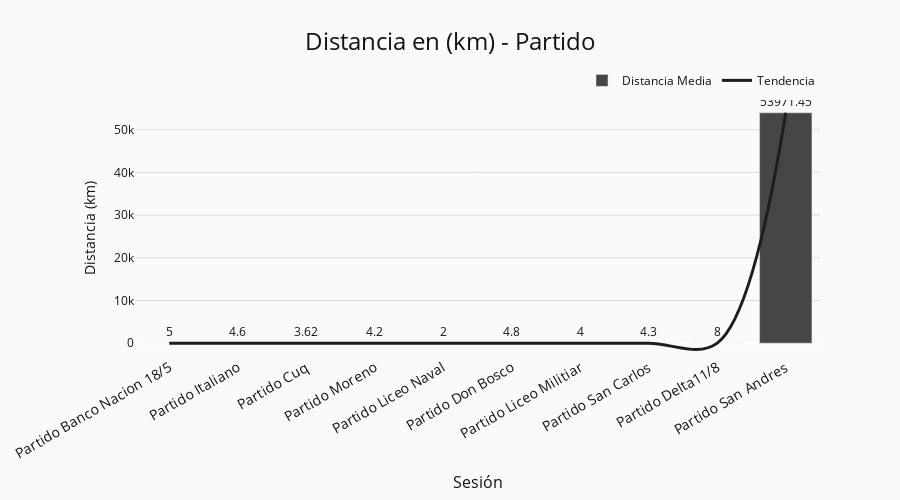
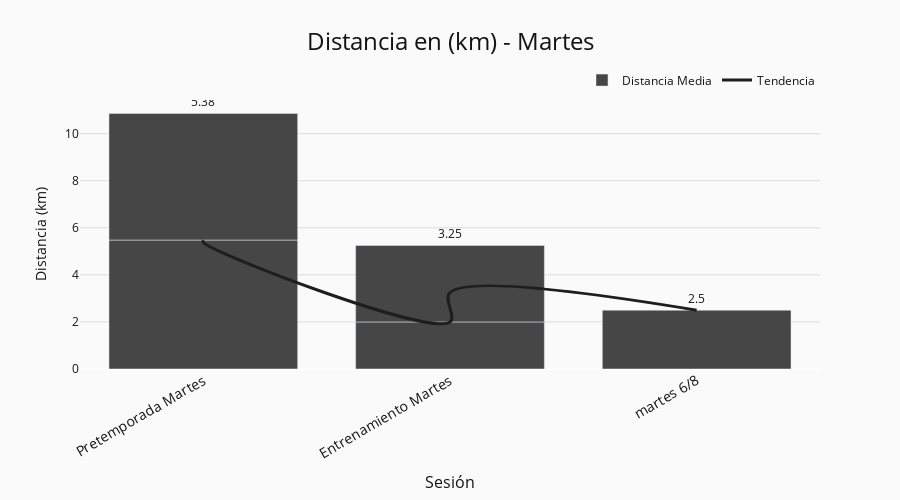
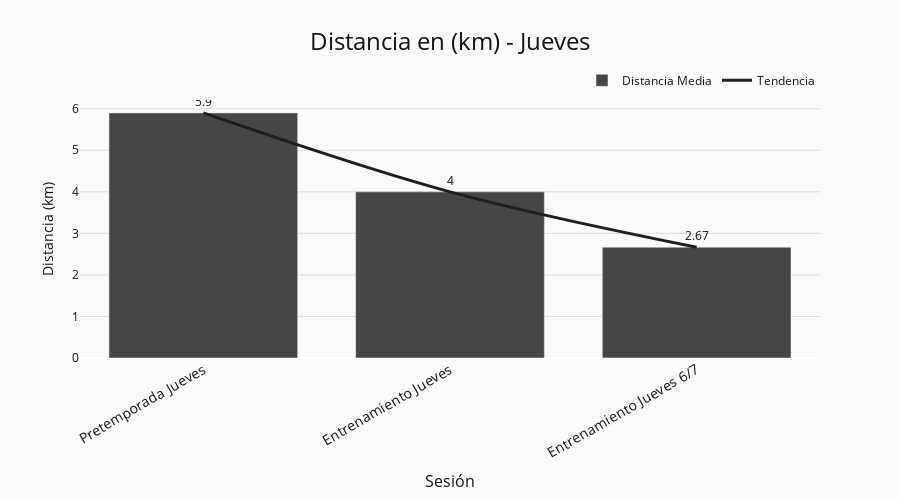

Notebook cell for these charts, in order:
### Code cell
# Definir los tipos de sesiones a analizar
tipos_sesion = ['Partido', 'Martes', 'Jueves']

# Procesar y mostrar datos para cada tipo de sesión
for tipo_sesion in tipos_sesion:
    print(f"\n=== Análisis de sesiones: {tipo_sesion} ===")
    
    # Procesar datos de la sesión
    resultados = procesar_sesiones(df, tipo_sesion=tipo_sesion, max_fechas=10)
    
    if resultados is not None:
        print(f"\nÚltimas 10 sesiones de {tipo_sesion}:")
        print("\nEstadísticas principales:")
        print(f"Total de sesiones encontradas: {len(resultados)}")
        print(f"Promedio de distancia por sesión: {resultados['Distancia Media (km)'].mean():.2f} km")
        print(f"Promedio de jugadores por sesión: {resultados['N° Jugadores'].mean():.1f}")
        
        # Mostrar tabla con los datos
        print("\nDetalle de las últimas sesiones:")
        display(resultados[['Fecha', 'Sesión', 'Distancia Media (km)', 'N° Jugadores', 'Distancia Total (km)']])
        
        # Crear y mostrar el gráfico
        fig = graficar_distancia_sesion(resultados, n_sesiones=10, tipo_sesion=tipo_sesion)
        fig.show()
    else:
        print(f"No se encontraron datos para sesiones de {tipo_sesion}")

### Figure 1 — Plotly figure (JSON) as saved in the notebook; plotly's stock layout.template omitted (floating-point values rounded to 4 significant figures)
{"data": [{"customdata": [[10.0, 50.0], [10.0, 46.0], [8.0, 29.0], [10.0, 42.0], [10.0, 20.0], [10.0, 48.0], [10.0, 40.0], [10.0, 43.0], [4.0, 32.0], [11.0, 593700.0]], "hovertemplate": "<b>%{x}</b><br>Distancia Media: %{y:.2f} km<br>N° Jugadores: %{customdata[0]}<br>Total: %{customdata[1]:.2f} km<extra></extra>", "marker": {"color": "rgb(70, 70, 70)"}, "name": "Distancia Media", "text": [5.0, 4.6, 3.62, 4.2, 2.0, 4.8, 4.0, 4.3, 8.0, 53970.0], "textposition": "outside", "type": "bar", "x": ["Partido Banco Nacion 18/5", "Partido Italiano", "Partido Cuq", "Partido Moreno", "Partido Liceo Naval", "Partido Don Bosco", "Partido Liceo Militiar", "Partido San Carlos", "Partido Delta11/8", "Partido San Andres"], "y": [5.0, 4.6, 3.625, 4.2, 2.0, 4.8, 4.0, 4.3, 8.0, 53970.0]}, {"hovertemplate": "<b>%{x}</b><br>Tendencia: %{y:.2f} km<extra></extra>", "line": {"color": "rgb(30, 30, 30)", "shape": "spline", "width": 3}, "mode": "lines", "name": "Tendencia", "type": "scatter", "x": ["Partido Banco Nacion 18/5", "Partido Italiano", "Partido Cuq", "Partido Moreno", "Partido Liceo Naval", "Partido Don Bosco", "Partido Liceo Militiar", "Partido San Carlos", "Partido Delta11/8", "Partido San Andres"], "y": [5.0, 4.6, 3.625, 4.2, 2.0, 4.8, 4.0, 4.3, 8.0, 53970.0]}], "layout": {"bargap": 0.15, "bargroupgap": 0.1, "barmode": "group", "font": {"color": "rgb(20, 20, 20)"}, "height": 500, "legend": {"orientation": "h", "x": 1, "xanchor": "right", "y": 1.02, "yanchor": "bottom"}, "paper_bgcolor": "rgb(250, 250, 250)", "plot_bgcolor": "rgb(250, 250, 250)", "title": {"font": {"size": 24}, "text": "Distancia en (km) - Partido", "x": 0.5, "xanchor": "center"}, "xaxis": {"tickangle": -30, "tickfont": {"size": 14}, "title": {"font": {"size": 16}, "text": "Sesión"}}, "yaxis": {"gridcolor": "rgb(220, 220, 220)", "title": {"text": "Distancia (km)"}}}}

### Figure 2 — Plotly figure (JSON) as saved in the notebook; plotly's stock layout.template omitted (floating-point values rounded to 4 significant figures)
{"data": [{"customdata": [[1.0, 5.48], [1.0, 5.38], [3.0, 6.0], [4.0, 13.0], [8.0, 20.0]], "hovertemplate": "<b>%{x}</b><br>Distancia Media: %{y:.2f} km<br>N° Jugadores: %{customdata[0]}<br>Total: %{customdata[1]:.2f} km<extra></extra>", "marker": {"color": "rgb(70, 70, 70)"}, "name": "Distancia Media", "text": [5.48, 5.38, 2.0, 3.25, 2.5], "textposition": "outside", "type": "bar", "x": ["Pretemporada Martes", "Pretemporada Martes", "Entrenamiento Martes", "Entrenamiento Martes", "martes 6/8"], "y": [5.48, 5.38, 2.0, 3.25, 2.5]}, {"hovertemplate": "<b>%{x}</b><br>Tendencia: %{y:.2f} km<extra></extra>", "line": {"color": "rgb(30, 30, 30)", "shape": "spline", "width": 3}, "mode": "lines", "name": "Tendencia", "type": "scatter", "x": ["Pretemporada Martes", "Pretemporada Martes", "Entrenamiento Martes", "Entrenamiento Martes", "martes 6/8"], "y": [5.48, 5.38, 2.0, 3.25, 2.5]}], "layout": {"bargap": 0.15, "bargroupgap": 0.1, "barmode": "group", "font": {"color": "rgb(20, 20, 20)"}, "height": 500, "legend": {"orientation": "h", "x": 1, "xanchor": "right", "y": 1.02, "yanchor": "bottom"}, "paper_bgcolor": "rgb(250, 250, 250)", "plot_bgcolor": "rgb(250, 250, 250)", "title": {"font": {"size": 24}, "text": "Distancia en (km) - Martes", "x": 0.5, "xanchor": "center"}, "xaxis": {"tickangle": -30, "tickfont": {"size": 14}, "title": {"font": {"size": 16}, "text": "Sesión"}}, "yaxis": {"gridcolor": "rgb(220, 220, 220)", "title": {"text": "Distancia (km)"}}}}

### Figure 3 — Plotly figure (JSON) as saved in the notebook; plotly's stock layout.template omitted (floating-point values rounded to 4 significant figures)
{"data": [{"customdata": [[1.0, 5.9], [1.0, 4.0], [3.0, 8.0]], "hovertemplate": "<b>%{x}</b><br>Distancia Media: %{y:.2f} km<br>N° Jugadores: %{customdata[0]}<br>Total: %{customdata[1]:.2f} km<extra></extra>", "marker": {"color": "rgb(70, 70, 70)"}, "name": "Distancia Media", "text": [5.9, 4.0, 2.67], "textposition": "outside", "type": "bar", "x": ["Pretemporada Jueves", "Entrenamiento Jueves", "Entrenamiento Jueves 6/7"], "y": [5.9, 4.0, 2.667]}, {"hovertemplate": "<b>%{x}</b><br>Tendencia: %{y:.2f} km<extra></extra>", "line": {"color": "rgb(30, 30, 30)", "shape": "spline", "width": 3}, "mode": "lines", "name": "Tendencia", "type": "scatter", "x": ["Pretemporada Jueves", "Entrenamiento Jueves", "Entrenamiento Jueves 6/7"], "y": [5.9, 4.0, 2.667]}], "layout": {"bargap": 0.15, "bargroupgap": 0.1, "barmode": "group", "font": {"color": "rgb(20, 20, 20)"}, "height": 500, "legend": {"orientation": "h", "x": 1, "xanchor": "right", "y": 1.02, "yanchor": "bottom"}, "paper_bgcolor": "rgb(250, 250, 250)", "plot_bgcolor": "rgb(250, 250, 250)", "title": {"font": {"size": 24}, "text": "Distancia en (km) - Jueves", "x": 0.5, "xanchor": "center"}, "xaxis": {"tickangle": -30, "tickfont": {"size": 14}, "title": {"font": {"size": 16}, "text": "Sesión"}}, "yaxis": {"gridcolor": "rgb(220, 220, 220)", "title": {"text": "Distancia (km)"}}}}
